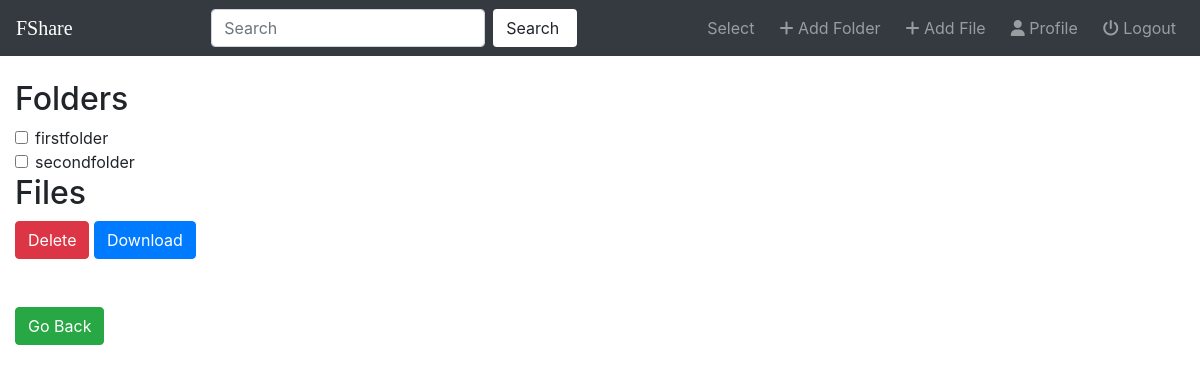
/fileshare/select_index/ (signed in), run on an earlier commit of the app's database.
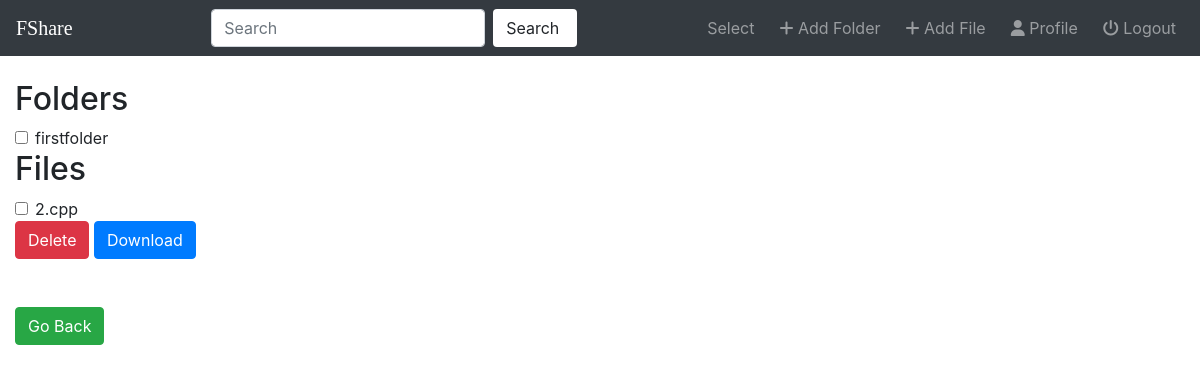
And on a later commit of the database.
### fileshare/models.py (models this page shows, shortened)
class Folder(models.Model):
    user = models.ForeignKey(User,on_delete=models.CASCADE,default=1)
    name = models.CharField(max_length=50)
    linkedfolder = models.ForeignKey("self",on_delete=models.CASCADE,null=True,blank=True)
    lastmodified = models.DateTimeField(auto_now=True)
    def __str__(self):
        return self.name

class File(models.Model):
    user = models.ForeignKey(User,on_delete=models.CASCADE,default=1)
    folder=models.ForeignKey(Folder,on_delete=models.CASCADE,null=True,blank=True)
    name = models.CharField(max_length=50,null=True,blank=True)
    file=models.FileField();
    created_on = models.DateTimeField(auto_now_add=True)
    def __str__(self):
        return self.name

### fileshare/views.py (the view)
# urls.py: path('select_index/',views.selectindex,name='select_index'),
def selectindex(request):
    user_folders = Folder.objects.filter(user=request.user)
    user_files = File.objects.filter(user=request.user)
    all_folders = user_folders.filter(linkedfolder__isnull=True)
    all_files = user_files.filter(folder__isnull=True)
    context = { 'folders':all_folders,'files':all_files }
    return render(request,'fileshare/selectindex.html',context)

### fileshare/templates/fileshare/selectindex.html (shortened to what this page needs)
{% extends 'fileshare/base.html'%}
{% block body %}
<form action="{% url 'fileshare:list_delete_index' %}" method="get">
  <h2>Folders</h2>
  {% for f in folders %}
    <div class="form-check">
      <label class="form-check-label" for="check1">
        <input type="checkbox" class="form-check-input" id="check1{{f.pk}}" name="folder" value="{{ f.pk }}">{{ f }}
      </label>
    </div>
  {% endfor %}
  <h2>Files</h2>
  {% for f in files %}
    <div class="form-check">
      <label class="form-check-label" for="check1">
        <input type="checkbox" class="form-check-input" id="check2{{f.pk}}" name="file" value="{{ f.pk }}">{{ f }}
      </label>
    </div>
  {% endfor %}
  <button type="button" class="btn btn-danger" data-toggle="modal" data-target="#myModal"> Delete </button>
  <button type="submit" class="btn btn-primary" formaction="{% url 'fileshare:list_download' %}">Download</button>
</form>
<br>
<br>
<a href="{% url 'fileshare:index' %}"><button type="button" class="btn btn-success">Go Back</button></a>
{% endblock %}

What changed in the data, as far as the page shows it:
removed Folder: name "secondfolder"
added File: name "2.cpp"
